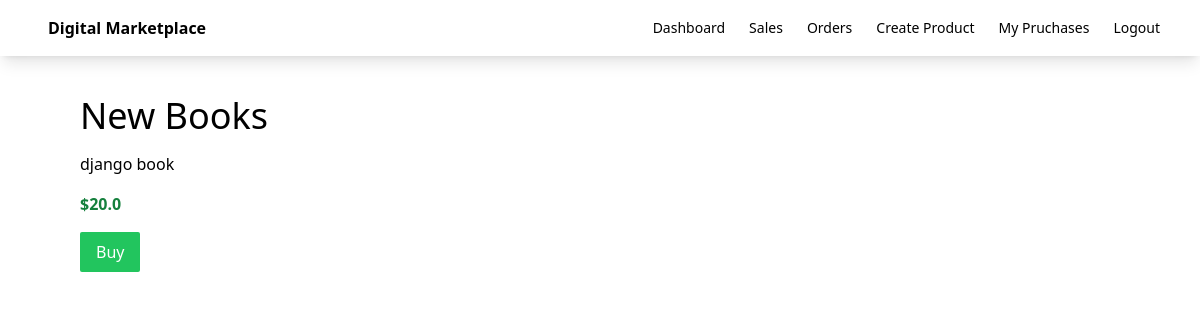
Screenshot of /product/2/ with the database file from the repository.
### myapp/models.py (models this page shows, shortened)
class Product(models.Model):
    seller = models.ForeignKey(User, on_delete=models.CASCADE)
    name = models.CharField(max_length=100)
    description = models.CharField(max_length=100)
    price = models.FloatField()
    file = models.FileField(upload_to='uploads')

### myapp/views.py (the view)
# urls.py: path('product/<int:id>/',views.detail,name='detail'),
def detail(request, id):
    product = Product.objects.get(id=id)
    stripe_publishable_key = settings.STRIPE_PUBLISHABLE_KEY
    return render(request, 'myapp/detail.html',{'product':product, 'stripe_publishable_key':stripe_publishable_key})

### myapp/templates/myapp/detail.html (shortened to what this page needs)
{% extends 'myapp/base.html' %}
{% block body %}
<div class="flex p-10">
    <div class="pl-10">
        <div class="text-4xl mb-4">{{ product.name }}</div>
        <div class="mb-4">{{ product.description }}</div>
        <div class="mb-4 text-green-700 font-bold">${{ product.price }}</div>
        <div>
            <button id="checkout-button" class="bg-green-500 text-white px-4 py-2 rounded-sm">Buy</button>
        </div>
    </div>
</div>
{% endblock %}

### rows the page displays
Product: name "New Books", description "django book", price "20.0"
